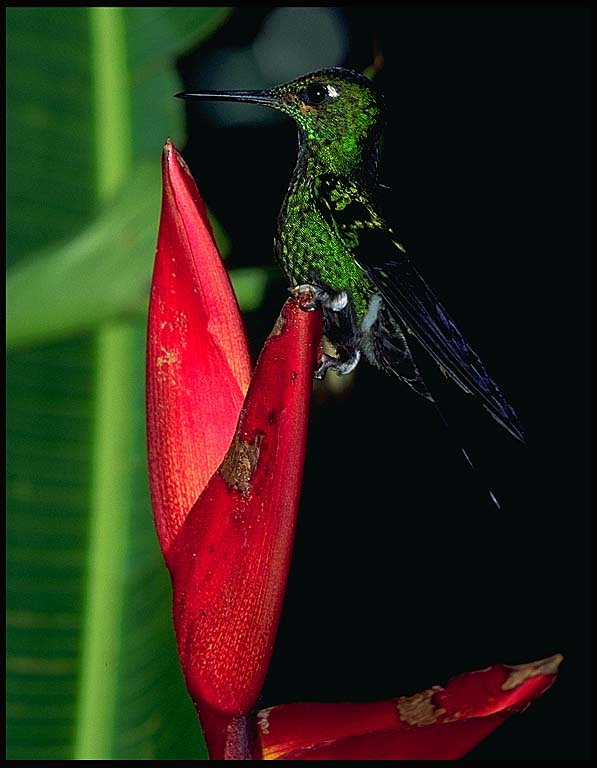
//> input picture Images/Hummingbird.jpg, 597 x 768 px
$ ./previous_pixel ../../Images/Hummingbird.jpg   (built with g++ and OpenCV 4)
//> lines starting //> are read from the running program, lines starting //| are printed output that depends on the picture; after the words box and inside, x2 and y2 are one past the last pixel; in counts of white or black regions, pixels touching at a corner belong together
//> further down, image is the input picture: 768 rows x 597 cols, CV_8UC3; mean B, G, R 25.2, 40.1, 46.6
#include <math.h>
#include <opencv2/core/core.hpp>
#include <opencv2/highgui/highgui.hpp>
#include <iostream>


using namespace cv;
using namespace std;
// Calculates the total amount of entropy in a
// given image based on its histogram and size
double calc_entropy( int height, int width, int* hist, int size )
{
    int total = height * width; // Total number of symbols
    double entropy = 0.0; // Start calculated entropy at 0
    double probability; // The fraction of symbols that are a specific value

    // Sum the products of the probabilities with their log
    for( int i = 0; i < size; i++ )
    {
        probability = (double)hist[i] / total;
        if( probability != 0 )
            entropy += probability * log2( probability );
    }

    // The entropy is the negation of the calculated sum
    return -entropy;
}

/******************************************************************************/
/*                           Miscellaneous Functions                          */
/******************************************************************************/

// Create the histogram for the image
void get_hist( int* hist, Mat img )
{
	int height = img.rows;
	int width = img.cols;

	// Loop through img, counting the number of times each value occurs
    for( int chan = 0; chan < 3; chan++)
	    for ( int r = 0; r < height; r++ )
		    for ( int c = 0; c < width; c++ )
			    hist[(int) img.at<Vec3b>( r, c )[chan]]++;
	return;
}

void prediction_1D( Mat f,Mat &f_hat )
{
    const int order = 1;
    const int alpha = 1;
    int r, c;
    int pre;
    for( r = 0; r < f.rows; r++ )
    {
        for( c = order; c < f.cols; c++ )
        {
            pre = c-1;
            f_hat.at<Vec3b>(r,c) = alpha*f.at<Vec3b>(r,pre);
        }
    }
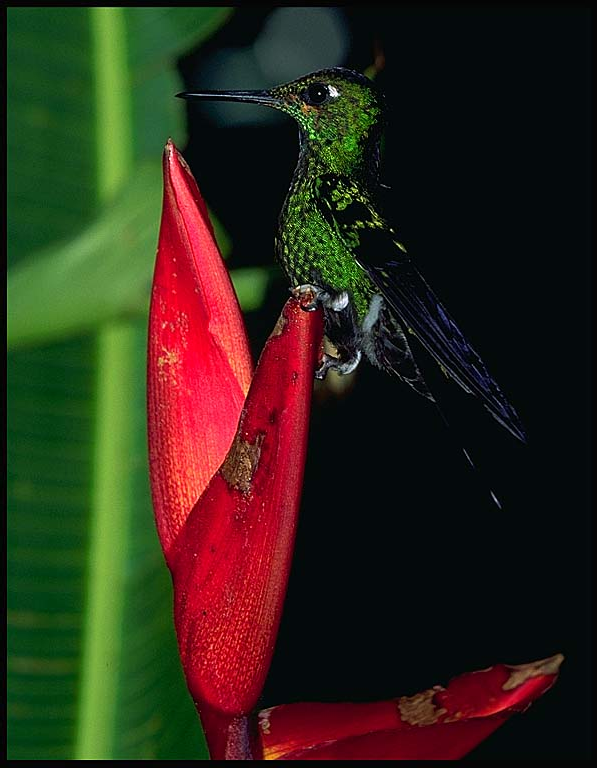
//> f_hat: 768 rows x 597 cols, CV_8UC3; mean B, G, R 25.2, 40.1, 46.6
//> after the loop, pre = 595

    for( r = order; r < f.rows; r++ )
    {
        pre = r-1;
        f_hat.at<Vec3b>(r,0) = alpha*f.at<Vec3b>(pre,0);
    }
//> f_hat: 768 rows x 597 cols, CV_8UC3; 0.07% of pixels changed, all inside (x1, y1, x2, y2) = (0, 1, 1, 768)
}

int main( int argc, char** argv )
{

    int hist[256] = {0};
    double entropy;
    int height, width;

    Mat f_hat, error, new_image;
    Mat image;
    image = imread(argv[1], CV_LOAD_IMAGE_COLOR);   // Read the file

    if(! image.data )                              // Check for invalid input
    {
        cout <<  "Could not open or find the image" << std::endl ;
        return -1;
    }

    f_hat = image.clone();
    prediction_1D(image, f_hat );
    error = image - f_hat;
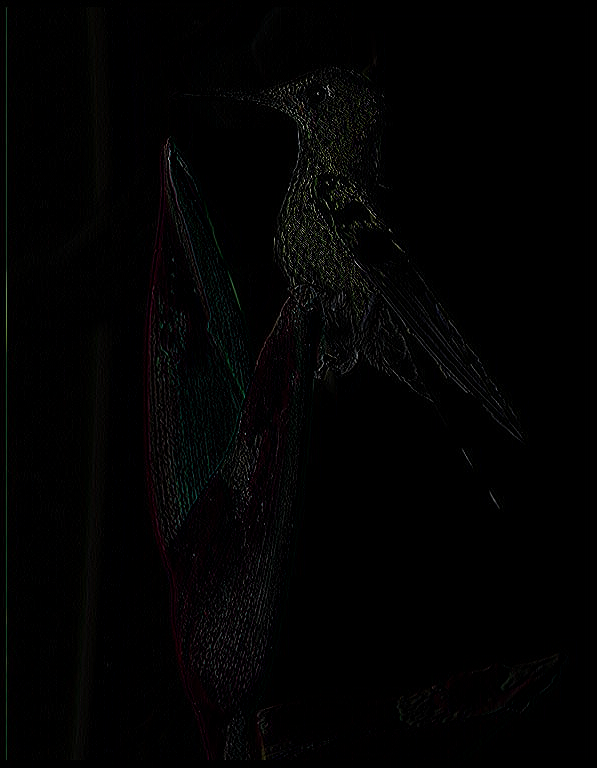
//> error: 768 rows x 597 cols, CV_8UC3; mean B, G, R 2.4, 2.5, 2.5
    new_image = error + f_hat;
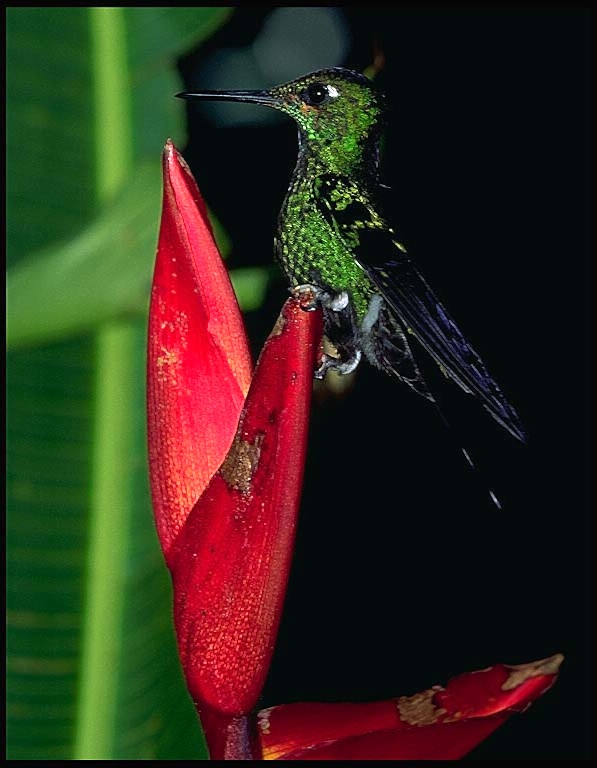
//> new_image: 768 rows x 597 cols, CV_8UC3; mean B, G, R 27.6, 42.6, 49.1
    get_hist(hist,error);
//> hist = 256 values, max 1033679 at index 0, min 0 at index 195, mean 5373
    height = image.rows;
//> height = 768
    width = image.cols;
//> width = 597
    entropy = calc_entropy( height, width, hist, 256);
//> the loop in calc_entropy, `for( int i = 0; i < size; i++ )` made 256 passes
//> (probability, entropy) on passes 1 to 12: (2.25, 2.64), (0.187, 2.19), (0.115, 1.83), (0.0686, 1.57), (0.0514, 1.35), (0.0389, 1.16), (0.0311, 1.01), (0.0249, 0.876), (0.0203, 0.762), (0.0166, 0.664), (0.0138, 0.579), (0.0117, 0.504)
//> after the loop in calc_entropy, `for( int i = 0; i < size; i++ )`: entropy = -0.89
//> entropy = 0.89
    cout << "Entropy: " << entropy << endl;
//| Entropy: 0.889963
    cout << "Encoding will need: " << ceil(entropy) << " bits/pixel" << endl;
//| Encoding will need: 1 bits/pixel
    cout << "Compression is limited to about 24/" << entropy << " or "<< ceil(24/entropy) <<":1" << endl;
//| Compression is limited to about 24/0.889963 or 27:1

   // [9 lines of commented-out code are left out]
    imwrite("tmp.png",error);
    waitKey(0);                                          // Wait for a keystroke in the window
    return 0;
}

$ run again, on Images/circles.png
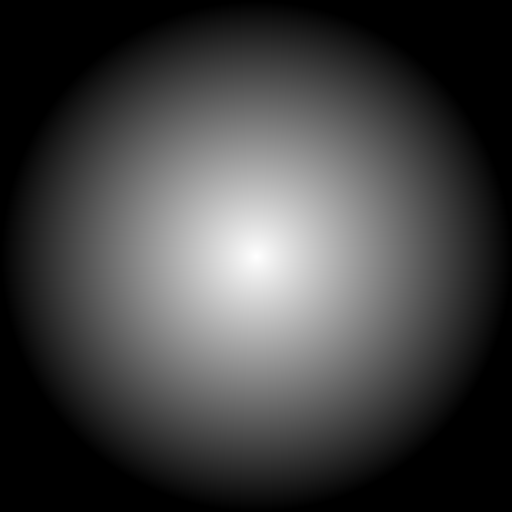
//> input picture Images/circles.png, 512 x 512 px
//> image is the input picture: 512 rows x 512 cols, CV_8UC3; min 0, max 255, mean 66.2
//> after the loop in prediction_1D, `for( r = 0; r < f.rows; r++ )`: pre = 510
//> `error = image - f_hat;`:
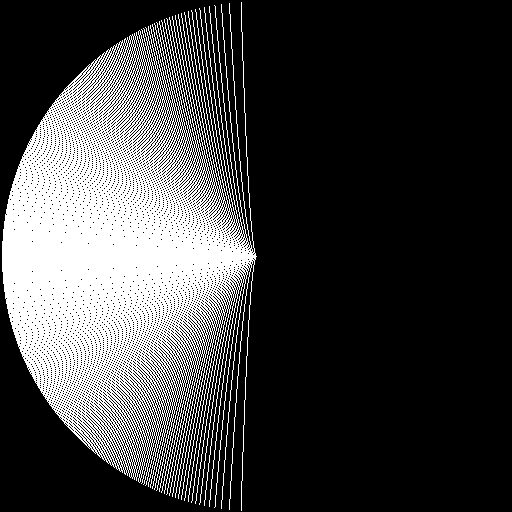
//> error: 512 rows x 512 cols, CV_8UC3; values 0 (black) and 1 (white), 24.8% white; 1 white region, box (x1, y1, x2, y2) and area: (2, 2, 257, 511) 65025
//> hist = 256 values, max 591357 at index 0, min 0 at index 2, mean 3072
//> the loop in calc_entropy, `for( int i = 0; i < size; i++ )` made 256 passes
//> (probability, entropy) on passes 1 to 2: (2.26, 2.65), (0.744, 2.33)
//> after the loop in calc_entropy, `for( int i = 0; i < size; i++ )`: entropy = 2.33
//> `entropy = calc_entropy( height, width, hist, 256);`: entropy = -2.33
//| Entropy: -2.33037
//| Encoding will need: -2 bits/pixel
//| Compression is limited to about 24/-2.33037 or -10:1
